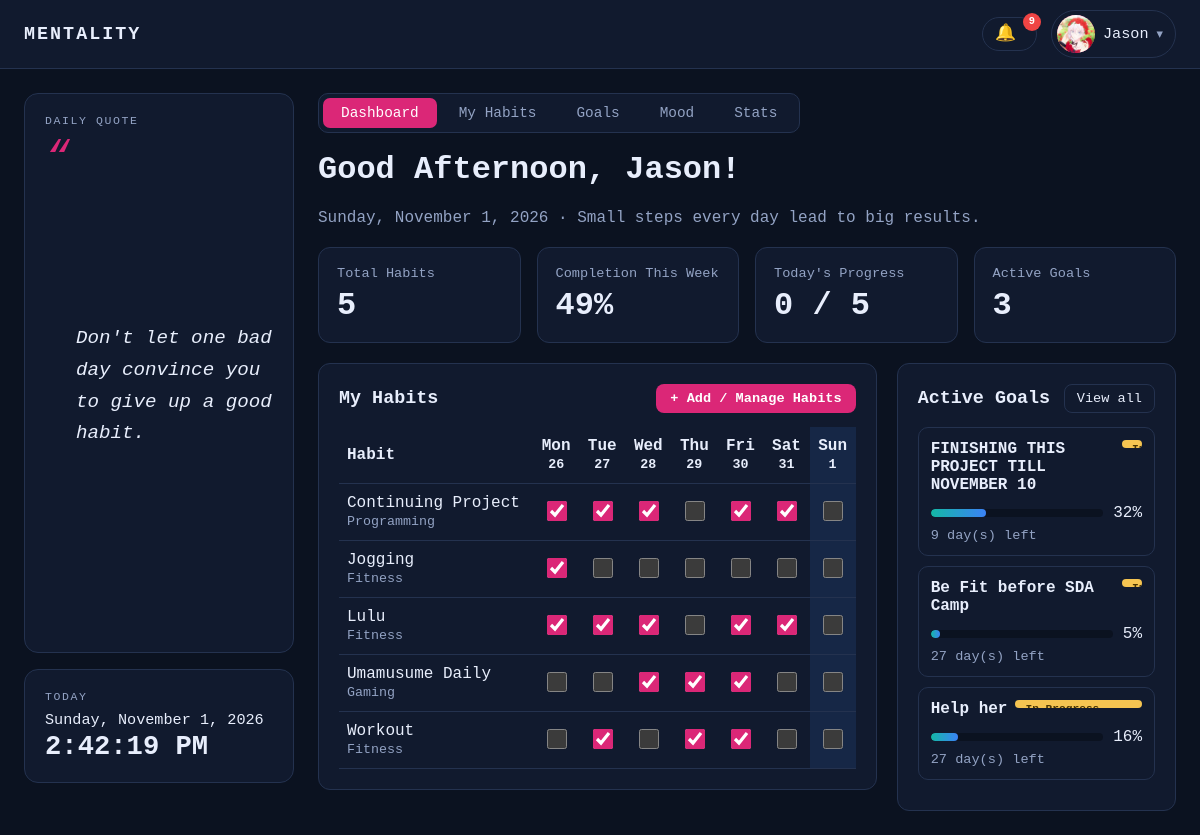
Page /dashboard.php (signed in) on the committed database.
### tables this page shows
CREATE TABLE `habits` (
  `habit_id` int(10) unsigned NOT NULL AUTO_INCREMENT,
  `user_id` int(10) unsigned NOT NULL,
  `category_id` int(10) unsigned NOT NULL,
  `name` varchar(100) NOT NULL,
  `details` text DEFAULT NULL,
  `is_active` tinyint(1) NOT NULL DEFAULT 1,
  `created_at` timestamp NOT NULL DEFAULT current_timestamp(),
  PRIMARY KEY (`habit_id`),
  KEY `fk_habits_user` (`user_id`),
  KEY `fk_habits_category` (`category_id`),
  CONSTRAINT `fk_habits_category` FOREIGN KEY (`category_id`) REFERENCES `habit_categories` (`category_id`),
  CONSTRAINT `fk_habits_user` FOREIGN KEY (`user_id`) REFERENCES `users` (`user_id`) ON DELETE CASCADE
);

CREATE TABLE `habit_categories` (
  `category_id` int(10) unsigned NOT NULL AUTO_INCREMENT,
  `name` varchar(50) NOT NULL,
  `parent_id` int(10) unsigned DEFAULT NULL,
  PRIMARY KEY (`category_id`),
  KEY `fk_category_parent` (`parent_id`),
  CONSTRAINT `fk_category_parent` FOREIGN KEY (`parent_id`) REFERENCES `habit_categories` (`category_id`) ON DELETE SET NULL
);

CREATE TABLE `goals` (
  `goal_id` int(10) unsigned NOT NULL AUTO_INCREMENT,
  `user_id` int(10) unsigned NOT NULL,
  `category_id` int(10) unsigned DEFAULT NULL,
  `title` varchar(100) NOT NULL,
  `description` text DEFAULT NULL,
  `target_date` date NOT NULL,
  `progress` tinyint(3) unsigned NOT NULL DEFAULT 0,
  `status` enum('in_progress','completed') NOT NULL DEFAULT 'in_progress',
  `created_at` timestamp NOT NULL DEFAULT current_timestamp(),
  PRIMARY KEY (`goal_id`),
  KEY `fk_goals_user` (`user_id`),
  KEY `fk_goals_category` (`category_id`),
  CONSTRAINT `fk_goals_category` FOREIGN KEY (`category_id`) REFERENCES `habit_categories` (`category_id`) ON DELETE SET NULL,
  CONSTRAINT `fk_goals_user` FOREIGN KEY (`user_id`) REFERENCES `users` (`user_id`) ON DELETE CASCADE,
  CONSTRAINT `chk_goal_progress` CHECK (`progress` between 0 and 100)
);

### includes/auth.php (called while the page is built, shortened)
<?php
function e($value): string {
    return htmlspecialchars((string)$value, ENT_QUOTES, 'UTF-8');
}

### dashboard.php (the view, shortened to what this page needs)
<?php
require_once __DIR__ . '/includes/layout.php';
$uid    = (int)$_SESSION['user_id'];
$today  = new DateTimeImmutable('today');
$monday = new DateTimeImmutable('monday this week');
$days   = [];
for ($i = 0; $i < 7; $i++) { $days[] = $monday->modify("+$i day"); }
$daysElapsed = (int)$monday->diff($today)->days + 1;
$stmt = $pdo->prepare(
    'SELECT h.habit_id, h.name, c.name AS category_name
     FROM habits h JOIN habit_categories c ON c.category_id = h.category_id
     WHERE h.user_id = ? AND h.is_active = 1
     ORDER BY h.name'
);
$stmt->execute([$uid]);
$habits = $stmt->fetchAll();
$stmt = $pdo->prepare(
    'SELECT l.habit_id, l.log_date
     FROM habit_logs l JOIN habits h ON h.habit_id = l.habit_id
     WHERE h.user_id = ? AND h.is_active = 1 AND l.completed = 1 AND l.log_date BETWEEN ? AND ?'
);
$stmt->execute([$uid, $monday->format('Y-m-d'), $days[6]->format('Y-m-d')]);
$done = [];
foreach ($stmt->fetchAll() as $row) { $done[$row['habit_id'] . '|' . $row['log_date']] = true; }
$total     = count($habits);
$todayStr  = $today->format('Y-m-d');
$doneToday = 0;
$doneWeek  = count($done);
$weekPct   = ($total > 0) ? (int)round($doneWeek / ($total * $daysElapsed) * 100) : 0;
$stmt = $pdo->prepare("SELECT goal_id, title, progress, days_left FROM v_goal_overview
                       WHERE user_id = ? AND status <> 'completed' ORDER BY target_date");
$stmt->execute([$uid]);
$allActiveGoals = $stmt->fetchAll();
$activeGoals    = array_slice($allActiveGoals, 0, 5);
$hour     = (int)date('G');
$greeting = $hour < 12 ? 'Good Morning' : ($hour < 18 ? 'Good Afternoon' : 'Good Evening');
$firstName = explode(' ', trim($_SESSION['full_name'] ?? $_SESSION['username']))[0];
?>
<h1><?= e($greeting) ?>, <?= e($firstName) ?>!</h1>
<p class="muted"><?= e($today->format('l, F j, Y')) ?> &middot; Small steps every day lead to big results.</p>
<div class="stat-cards">
    <div class="stat-card"><div class="stat-label">Total Habits</div><div class="stat-value"><?= $total ?></div></div>
    <div class="stat-card"><div class="stat-label">Completion This Week</div><div class="stat-value" id="stat-week"><?= $weekPct ?>%</div></div>
    <div class="stat-card"><div class="stat-label">Today's Progress</div><div class="stat-value" id="stat-today"><?= $doneToday ?> / <?= $total ?></div></div>
    <div class="stat-card"><div class="stat-label">Active Goals</div><div class="stat-value"><?= count($allActiveGoals) ?></div></div>
</div>
<div class="dash-grid">
<div class="panel">
    <div class="panel-head">
        <h2>My Habits</h2>
        <a class="btn btn-sm" href="habits.php">+ Add / Manage Habits</a>
    </div>
    <?php if ($total === 0): ?>
        <p class="muted">You have no active habits yet. <a href="habits.php">Add your first habit</a> to start tracking.</p>
    <?php else: ?>
    <div class="table-wrap">
    <table class="grid" id="habit-grid"
           data-url="<?= BASE_URL ?>/toggle_habit.php" data-today="<?= e($todayStr) ?>"
           data-days="<?= $daysElapsed ?>" data-total="<?= $total ?>">
        <thead>
            <tr>
                <th class="left">Habit</th>
                <?php foreach ($days as $d): ?>
                    <th class="<?= $d->format('Y-m-d') === $todayStr ? 'today' : '' ?>"><?= e($d->format('D')) ?><br><small><?= e($d->format('j')) ?></small></th>
                <?php endforeach; ?>
            </tr>
        </thead>
        <tbody>
        <?php foreach ($habits as $h): ?>
            <tr>
                <td class="left"><?= e($h['name']) ?><br><small class="muted"><?= e($h['category_name']) ?></small></td>
                <?php foreach ($days as $d):
                    $ds     = $d->format('Y-m-d');
                    $future = ($ds > $todayStr); ?>
                    <td class="<?= $ds === $todayStr ? 'today' : '' ?>">
                        <input type="checkbox" class="habit-check"
                               data-habit="<?= (int)$h['habit_id'] ?>" data-date="<?= e($ds) ?>"
                               aria-label="<?= e($h['name'] . ' on ' . $ds) ?>"
                               <?= isset($done[$h['habit_id'] . '|' . $ds]) ? 'checked' : '' ?>
                               <?= $future ? 'disabled' : '' ?>>
                    </td>
                <?php endforeach; ?>
            </tr>
        <?php endforeach; ?>
        </tbody>
    </table>
    </div>
    <?php endif; ?>
</div>
<div class="panel">
    <div class="panel-head">
        <h2>Active Goals</h2>
        <a class="btn-ghost" href="goals.php">View all</a>
    </div>
    <?php if (!$activeGoals): ?>
        <p class="muted">No active goals yet. <a href="goals.php">Set a goal</a> and link your habits to it.</p>
    <?php else: foreach ($activeGoals as $g):
        $dl = (int)$g['days_left'];
        if ($dl < 0)      { $when = abs($dl) . ' day(s) overdue'; $cls = 'overdue'; $label = 'Overdue'; }
        elseif ($dl === 0){ $when = 'Due today';                  $cls = 'progress'; $label = 'In Progress'; }
        else              { $when = $dl . ' day(s) left';         $cls = 'progress'; $label = 'In Progress'; }
    ?>
        <a class="goal-mini" href="goals.php">
            <div class="goal-mini-top"><strong><?= e($g['title']) ?></strong><span class="status <?= $cls ?>"><?= $label ?></span></div>
            <div class="progress-row"><div class="progress"><div class="bar" style="width: <?= (int)$g['progress'] ?>%"></div></div><span><?= (int)$g['progress'] ?>%</span></div>
            <div class="muted small"><?= e($when) ?></div>
        </a>
    <?php endforeach; ?>
    <?php endif; ?>
</div>
</div>

### assets/style.css (style rules this page uses)
:root { --bg: #0b1220; --card: #111a2e; --border: #24324f; --text: #e8eefc; --muted: #93a3c4; --primary: #3b82f6; --primary-hover: #2563eb; --error: #f87171; --success: #4ade80; --input-bg: #0b1220; --hover: #18243f; --link: #7db0ff; color-scheme: dark; }
* { box-sizing: border-box; }
body { margin: 0; font-family: var(--font, "Segoe UI", Arial, sans-serif); background: var(--bg); color: var(--text); min-height: 100vh; }
button, .btn { display: block; width: 100%; margin-top: 22px; padding: 12px; background: var(--primary); color: #fff; border: 0; border-radius: 8px; font-size: 1rem; font-weight: 600; cursor: pointer; text-align: center; text-decoration: none; }
a { color: var(--link); }
.main h1 { margin-top: 0; }
.muted { color: var(--muted); }
.stat-cards { display: grid; grid-template-columns: repeat(auto-fit, minmax(200px, 1fr)); gap: 16px; margin: 20px 0; }
.stat-card { background: var(--card); border: 1px solid var(--border); border-radius: 12px; padding: 18px; }
.stat-label { color: var(--muted); font-size: .85rem; }
.stat-value { font-size: 2rem; font-weight: 700; margin-top: 6px; }
.panel { background: var(--card); border: 1px solid var(--border); border-radius: 12px; padding: 20px; margin-bottom: 20px; }
.panel h2 { margin: 0 0 14px; font-size: 1.15rem; }
.panel-head { display: flex; justify-content: space-between; align-items: center; margin-bottom: 14px; }
.panel-head h2 { margin: 0; }
.table-wrap { overflow-x: auto; }
table { border-collapse: collapse; width: 100%; }
table.grid th, table.grid td { text-align: center; padding: 10px 8px; border-bottom: 1px solid var(--border); }
table.grid th.left, table.grid td.left { text-align: left; min-width: 160px; }
table.grid th.today, table.grid td.today { background: rgba(59,130,246,.12); }
input.habit-check { width: 20px; height: 20px; accent-color: var(--primary); cursor: pointer; }
.btn-sm, button.btn-sm { display: inline-block; width: auto; margin: 0; padding: 7px 14px; font-size: .85rem; background: var(--primary); color: #fff; border: 0; border-radius: 8px; cursor: pointer; text-decoration: none; }
.btn-ghost { display: inline-block; padding: 6px 12px; font-size: .85rem; border: 1px solid var(--border); border-radius: 8px; color: var(--text); text-decoration: none; }
.small { font-size: .85rem; }
.status { font-size: .7rem; font-weight: 700; padding: 3px 10px; border-radius: 6px; white-space: nowrap; }
.status.progress { background: #f5c451; color: #4a3500; }
.progress-row { display: flex; align-items: center; gap: 10px; margin: 12px 0 6px; }
.progress { flex: 1; height: 8px; background: var(--input-bg); border-radius: 999px; overflow: hidden; }
.progress .bar { height: 100%; background: linear-gradient(90deg, #14b8a6, #3b82f6); border-radius: 999px; }
button, input, select, textarea { font-family: inherit; }
.dash-grid { display: grid; grid-template-columns: minmax(0, 2fr) minmax(260px, 1fr); gap: 20px; align-items: start; }
.dash-grid .panel { margin-bottom: 0; }
a.goal-mini { display: block; padding: 12px; margin-bottom: 10px; border: 1px solid var(--border); border-radius: 10px; color: var(--text); text-decoration: none; }
.goal-mini-top { display: flex; justify-content: space-between; align-items: flex-start; gap: 8px; }
.goal-mini .progress-row { margin: 10px 0 6px; }

### rows in the picture
habits: name "Continuing Project", category.name "Programming", habit_id "☑"
habits: name "Jogging", category.name "Fitness", habit_id "☑"
habits: name "Lulu", category.name "Fitness", habit_id "☑"
habits: name "Umamusume Daily", category.name "Gaming", habit_id "☑"
habits: name "Workout", category.name "Fitness", habit_id "☑"
goals: title "FINISHING THIS PROJECT TILL NOVEMBER 10", progress "32", when "9 day(s) left"
goals: title "Be Fit before SDA Camp", progress "5", when "27 day(s) left"
goals: title "Help her", progress "16", when "27 day(s) left"

### other values in the picture
$bellCount "9"
$name "Jason"
daily_quote() "Don't let one bad day convince you to give up a good habit."
$label "Dashboard"
$label "My Habits"
$label "Goals"
$label "Mood"
$label "Stats"
$firstName "Jason"
$today->format('l, F j, Y') "Sunday, November 1, 2026"
$total "5"
$weekPct "49"
$doneToday "0"
count($allActiveGoals) "3"
$d->format('D') "Mon"
